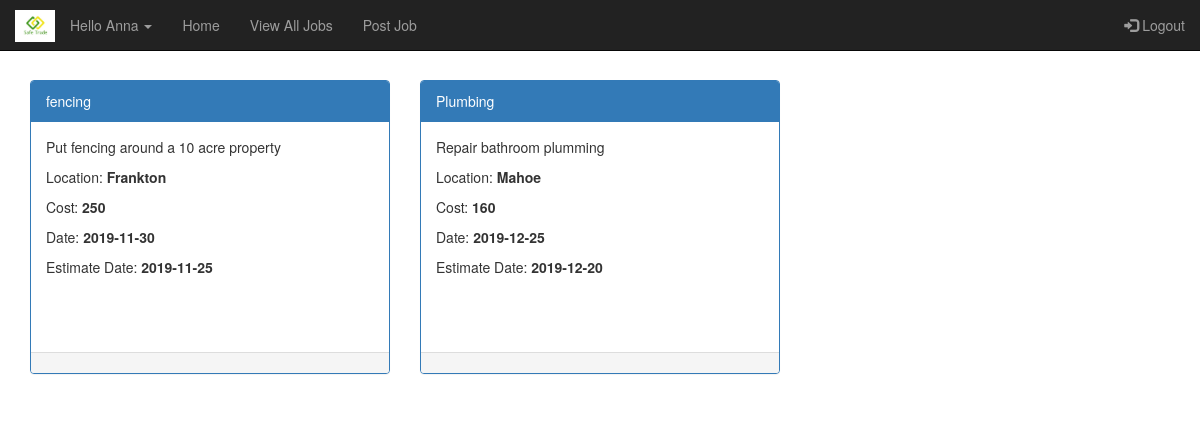
Screenshot of /viewAllJobs.php (signed in) with the database file from the repository.
### tables this page shows
CREATE TABLE `jobdetails` (
  `JobId` int(11) NOT NULL,
  `UId` int(11) NOT NULL,
  `JobType` varchar(255) NOT NULL,
  `JobDescription` varchar(255) NOT NULL,
  `Location` varchar(50) NOT NULL,
  `CostRange` double NOT NULL,
  `ActiveDate` date NOT NULL,
  `EstimateDate` date NOT NULL,
  `IsClosed` int(11) NOT NULL,
  `IsEstimateAccepted` int(11) NOT NULL
);

### classes/Job.php (called while the page is built, shortened)
<?php
class Job{
  private $jdescription = "";
  private $jtype = "";
  private $cost = null;
  private $activedate = "";
  private $estimationdate = null;
  private $location = null;
  public function __construct($jid,$uid, $jtype,$jdescription,$location,   $cost, $activedate,$estimationdate,$isclosed){
    $this->jdescription = $jdescription;
    $this->jtype = $jtype;
    $this->cost = $cost;
    $this->activedate = $activedate;
    $this->estimationdate = $estimationdate;
    $this->location = $location;
  }
  public static function getAll($mysqli){
    $sql = "select * from jobdetails where IsEstimateAccepted=0 and IsClosed=0";
    $result = $mysqli->query($sql);
    if ($result){
      $jobs = new Collection();
      while($row = $result->fetch_assoc()){
        $job =  new Job($row['JobId'],$row['UId'], $row['JobType'], $row['JobDescription'], $row['Location'], $row['CostRange'], $row['ActiveDate'], $row['EstimateDate'],$row['IsClosed']);
        $jobs->Add($row['JobId'], $job);
      }
    }
    return $jobs;
  }
  public function getJobDescription(){
    return $this->jdescription;
  }
  public function getJobType(){
    return $this->jtype;
  }
  public function getLocation(){
    return $this->location;
  }
  public function getCost(){
    return $this->cost;
  }
  public function getActiveDate(){
    return $this->activedate;
  }
  public function getEstimateDate(){
    return $this->estimationdate;
  }
}
?>

### classes/Collection.php (called while the page is built, shortened)
<?php
class Collection {
    private $records = array();
    public function add($key, $record){
        $result = false;
        if ($key != null) {
            $this->records[$key] = $record;
            $result = true;
        }
        return $result;
    }
    public function getRecords(){
        return $this->records;
    }
}
?>

### viewAllJobs.php (the view, shortened to what this page needs)
<?php
require_once("headers.php");
$jobs = Job::getAll($mysqli);
require_once("footer.php");
?>
<div class="container">
<div class="row">
    <?php foreach($jobs->getRecords() as $id => $job){  ?>
<div class="col-sm-4">
      <div class="panel panel-primary">
        <div class="panel-heading"><?php echo $job->getJobType(); ?></div>
        <div class="panel-body" style="height:230px">
        <p><?php echo $job->getJobDescription(); ?></p>
        <p>Location: <b><?php echo $job->getLocation(); ?></b></p>
        <p>Cost: <b><?php echo $job->getCost(); ?></b></p>
        <p>Date: <b><?php echo $job->getActiveDate(); ?></b></p>
        <p>Estimate Date: <b><?php echo $job->getEstimateDate(); ?></b></p>
        </div>
        <div class="panel-footer pviewestimate">
        </div>
        </div>
      </div>
    <?php }; ?>
</div>
</div>

### rows the page displays
jobdetails: JobType "fencing", JobDescription "Put fencing around a 10 acre property", Location "Frankton", CostRange "250", ActiveDate "2019-11-30", EstimateDate "2019-11-25"
jobdetails: JobType "Plumbing", JobDescription "Repair bathroom plumming", Location "Mahoe", CostRange "160", ActiveDate "2019-12-25", EstimateDate "2019-12-20"

### other values shown
$_SESSION['firstname'] "Anna"
